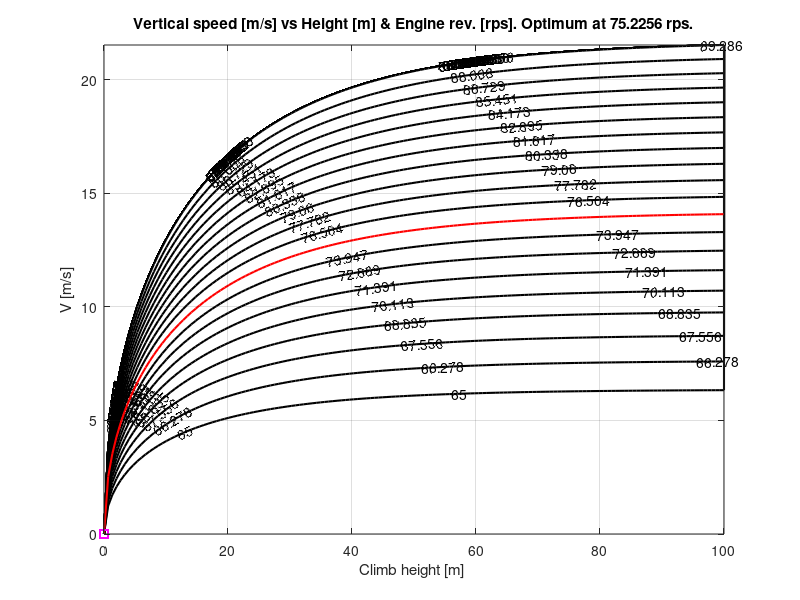
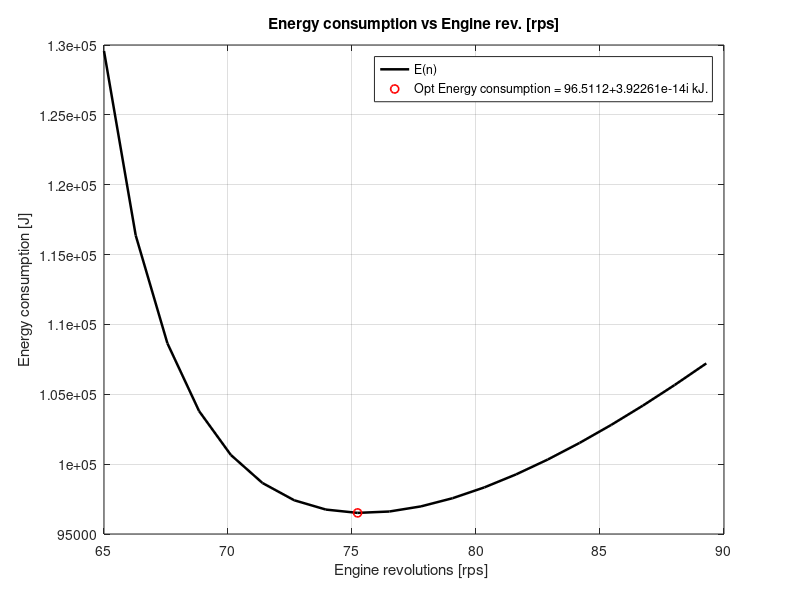
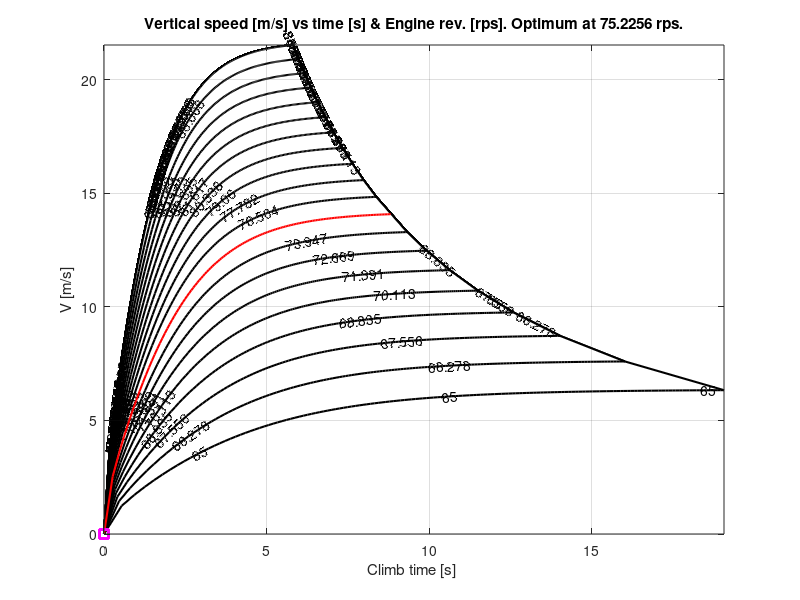
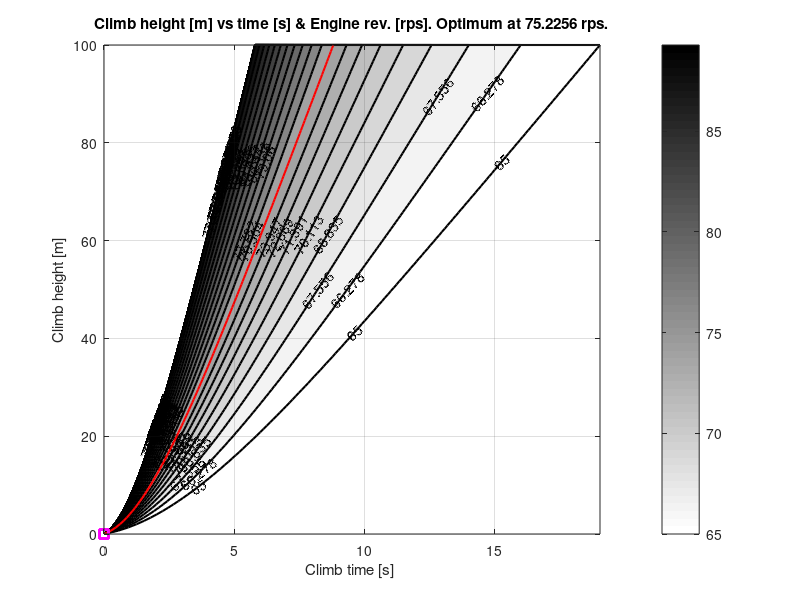

Write the MATLAB code that produced these figures, in order. (Note: this script raises an error after producing the figures.)
%% Code for solving Min Enegy consumption for a altitude difference for Vertical Take-off
clear all

close all



%% Aerodynamic model
alpha_V = -90*pi/180; % [º] Because of Vertical TO

p_CL_ac = [0.582;3.345731;-0.642635;-2.187085;0.713766;0.377985;-0.2946314;-0.004890;0.043976];


p_CD_ac = [0.08034; 0.0179749;3.715949;-0.852857;-2.376796;1.049514;0.53177; -0.485949; -0.0586846;0.0778734];


% Full model w.r.t angle of attack
CL = @(alpha) p_CL_ac(9)*alpha.^8+p_CL_ac(8)*alpha.^7 + p_CL_ac(7)*alpha.^6 + p_CL_ac(6)*alpha.^5 + p_CL_ac(5)*alpha.^4 + p_CL_ac(4)*alpha.^3 ...
    + p_CL_ac(3)*alpha.^2 + p_CL_ac(2)*alpha + p_CL_ac(1);

CD = @(alpha) p_CD_ac(10)*alpha.^9 + p_CD_ac(9)*alpha.^8 + p_CD_ac(8)*alpha.^7 + p_CD_ac(7)*alpha.^6 + p_CD_ac(6)*alpha.^5 + p_CD_ac(5)*alpha.^4 + p_CD_ac(4)*alpha.^3 ...
    + p_CD_ac(3)*alpha.^2 + p_CD_ac(2)*alpha + p_CD_ac(1);

%% Propulsive Model

CT0 =  0.089050757500461;
CT1 = -0.026659496766654;
CT2 = -0.162620845549081;


CP0 = 0.034214580122684;
CP1 = -0.002523708791417;
CP2 = 0.116121898742278;
CP3 = -0.248807360672063;
%% Loads and weight
mTOW = 21.39; % Maximum T-O Mass [kg]
g    = 9.81; % Gravity [m/s^2]
W     = mTOW*g;

S = 0.430279179101; % Reference surface [m^2]
rho   = 1.225;


%% Electric
tau = 0.2;
eta_m = 0.88*0.98*0.95; % Engine and electrical efficiency
mbatt = 7; %[kg]
e0    = 720e3; %[J/kg]
E     = e0*mbatt;  %[J] Total energy of the battery packs
N_eng = 2; % Number of engines
D     = 0.7112; % Propeller Diameter [m]

RPMMAX_APC = 150000; % Max RPM of AXI motors
D_inches = D*1000/25.4; % Diameter in inches
rps_max = RPMMAX_APC/(D_inches*60); % Max rps of the AXI motors w.r.t. the diameter

Pmax_Eng = 6.7e3; % Max Power per engine [kW]

Pmax = N_eng*Pmax_Eng;
%% Power
CP = @(V,n) CP3*V^3/(n^3*D^3)+CP2*V^2/(n^2*D^2)+CP1*V/(n*D)+CP0;

P = @(V,n) CP(V,n)*N_eng*rho*n^3*D^5;


%% Set deltaH (altitude difference)

deltaH = 100; %[m]

%%%%%%%%%%%%%%%%%%%%%%%%%%%%%%%%%%%%%%%%%%%%%%%%%%%%%%%%%%%%%%%%%%%%

%% First Method: Pseudo-Analytical with integrals:


% First, we define the constants:

a_int = rho*(N_eng*D^2*CT2-1/2*S*CD(alpha_V))/mTOW;
b_int = @(n) rho*(N_eng*n*D^3*CT1)/mTOW;
c_int = @(n) rho*(N_eng*n^2*D^4*CT0)/mTOW-g;



% Define vector for rps and deltaH:
Nlin = 20;
Hlin = 150;
n_v      = linspace(65,rps_max,Nlin);
% Start interpolation from known segment (IDEA)

deltaH_v = linspace(0,deltaH,Hlin);

%% Preallocate for speed
V_sol = zeros(Nlin,1);

H_v   = zeros(Hlin,1);
t_v   = zeros(Hlin,Nlin);
P_v   = zeros(Hlin,Nlin);
nflag = zeros(Hlin,1);
Vflag = zeros(Hlin,1);
Hflag = zeros(Hlin,1);
tflag = zeros(Hlin,1);
iiflag = zeros(Hlin,1);
jjflag = zeros(Hlin,1);



V_sol(1) = 0;
H_v  (1) = 0;
t_v  (1) = 0;
options = optimset('TolX',1e-5,'MaxIter',2000);

%% Start loop
for ii = 1:Nlin
    % Define revolutions at which we are flying
    n_input = n_v(ii);
    
    % Start climb from H = 0
    V00 = 0;
    V_0 = 0.5;
    
    % This flag is for calculating the point where the Power limitation is
    % exceeded, if it exists.
    exceedflag = 0;
    kk = 1;
    
    % To calculate Power at first instant
    P_v(1,ii) = P(0,n_input);
    
    for jj = 2:Hlin
        
        h_step = deltaH_v(jj)-deltaH_v(jj-1);
        
        % We calculate the analytical integral:
        % V_ev is the speed we are evaluating the function.
        fV_ev = @(V_ev,n) log(abs(a_int*V_ev^2+b_int(n)*V_ev+c_int(n)))/(2*a_int)-(b_int(n)*atan((2*a_int*V_ev+b_int(n))/sqrt(4*a_int*c_int(n)-b_int(n)^2)))...
            /(a_int*sqrt(4*a_int*c_int(n)-b_int(n)^2)) ;
        
        
        
        % Solve VF for a given RPM
        
        
        V_sol(jj,ii) = fsolve(@(V_ev) fV_ev(V_ev,n_input)- fV_ev(V00,n_input) - h_step,V_0,options);
        
        P_v (jj,ii) = P(V_sol(jj,ii),n_input);
        
        
        
        % For the next step, we start from a higher speed
        V00 = V_sol(jj,ii);
        % Update initial iterant
        V_0 = V_sol(jj,ii);
        H_v (jj) = h_step + H_v(jj-1);
        t_v (jj,ii) = h_step/V_sol(jj,ii) + t_v(jj-1,ii);
        
        %% We account if the mission is feasible in terms of Power
        if P_v(jj,ii) > Pmax && exceedflag == 0
            nflag(kk) = n_input;
            Vflag(kk) = V_sol(jj,ii);
            Hflag(kk) = H_v (jj);
            tflag(kk) = t_v (kk);
            iiflag(kk) = ii;
            jjflag(kk) = jj;
            exceedflag = 1;
            kk = kk+1;
            warning('POWER has been Exceeded')
        end
        
    end
    
end



%% Calculate Energy for each iteration

VF_sol = V_sol(end,:)';

% Define the constants of the Power function

ap_int = rho*N_eng*CP3*D^2/eta_m/(1-tau);
bp_int = @(n) rho*N_eng*CP2*n*D^3/eta_m/(1-tau);
cp_int = @(n) rho*N_eng*CP1*n^2*D^4/eta_m/(1-tau);
dp_int = @(n) rho*N_eng*CP0*n^3*D^5/eta_m/(1-tau);


f_Energy = @(V_E,n)-((-a_int^2*cp_int(n)+a_int*b_int(n)*bp_int(n)+a_int*c_int(n)*ap_int-b_int(n)^2*ap_int)*log(abs(a_int*V_E^2+b_int(n)*V_E+c_int(n))))/...
    (2*a_int^3)-((-a_int^2*dp_int(n)-(b_int(n)*(-a_int^2*cp_int(n)+a_int*b_int(n)*bp_int(n)+a_int*c_int(n)*ap_int-b_int(n)^2*ap_int))/(2*a_int)+c_int(n)*(a_int*bp_int(n)-b_int(n)*ap_int))...
    *atan((2*a_int*V_E+b_int(n))/(2*sqrt(a_int)*sqrt(c_int(n)-b_int(n)^2/(4*a_int)))))/(a_int^(5/2)*sqrt(c_int(n)-b_int(n)^2/(4*a_int)))...
    +(ap_int*V_E^2)/(2*a_int)+(bp_int(n)/a_int-(b_int(n)*ap_int)/a_int^2)*V_E;

E_v = zeros(Nlin,1);
for ii = 1:Nlin
    
    E_v (ii) =   f_Energy(VF_sol(ii),n_v(ii))-f_Energy(0,n_v(ii));
    
    
end

[minEv,indexminE] = min(E_v);

%% Calculate optimum rps solution

% RPS that give minimum Energy consumption
n_min = n_v(indexminE);


%% Define matrices for plot
Hmat = repmat(H_v',Nlin,1)';
nmat = repmat(n_v,Hlin,1);
tmat = repmat(t_v',Nlin,1)';

vect_cc_n = linspace(min(min(nmat)),max(max(nmat)),Nlin)';


figure(1)
[n_c,h_nmat_c] = contourf([Hmat(:,1:indexminE-1) Hmat(:,indexminE+1:Nlin)],...
    [V_sol(:,1:indexminE-1) V_sol(:,indexminE+1:Nlin)],[nmat(:,1:indexminE-1) nmat(:,indexminE+1:Nlin)],[vect_cc_n(1:indexminE-1); vect_cc_n(indexminE+1:Nlin)],'k','LineWidth',1.5);
clabel(n_c,h_nmat_c)
hold on
plot (Hmat(:,indexminE),V_sol(:,indexminE),'r','LineWidth',1.5);
plot (Hflag,Vflag,'sm');
colormap(flipud(colormap('white')))
grid on
Title1 = strcat(['Vertical speed [m/s] vs Height [m] & Engine rev. [rps]. Optimum at ' num2str(n_min) ' rps.']);
title(Title1)
xlabel('Climb height [m] ')
ylabel('V [m/s]')
caxis([min(min(nmat)) max(max(nmat))]); %%%%%%%%%%%%%%%



figure(2)

plot(n_v,E_v,'k','LineWidth',1.8)
grid on
hold on
plot(n_min,minEv,'or','LineWidth',1.2)
xlabel('Engine revolutions [rps] ')
ylabel('Energy consumption [J]')
Title2 = strcat('Energy consumption vs Engine rev. [rps]');
title(Title2)
legend('E(n)',['Opt Energy consumption = ' num2str(minEv/1000) ' kJ.'],'Location','best')

figure(3)

[n_c2,t_nmat_c] = contourf([tmat(:,1:indexminE-1) tmat(:,indexminE+1:Nlin)],...
    [V_sol(:,1:indexminE-1) V_sol(:,indexminE+1:Nlin)],[nmat(:,1:indexminE-1) nmat(:,indexminE+1:Nlin)],[vect_cc_n(1:indexminE-1); vect_cc_n(indexminE+1:Nlin)],'k','LineWidth',1.5);
clabel(n_c2,t_nmat_c)
colormap(flipud(colormap('white')))
hold on
plot (tmat(:,indexminE),V_sol(:,indexminE),'r','LineWidth',1.5);
plot (tflag,Vflag,'sm','LineWidth',1.5);
grid on
Title3 = strcat(['Vertical speed [m/s] vs time [s] & Engine rev. [rps]. Optimum at ' num2str(n_min) ' rps.']);
title(Title3)
xlabel('Climb time [s] ')
ylabel('V [m/s]')
caxis([min(min(nmat)) max(max(nmat))]); %%%%%%%%%%%%%%%


figure(4)

[n_c3,ht_nmat_c] = contourf([tmat(:,1:indexminE-1) tmat(:,indexminE+1:Nlin)],...
    [Hmat(:,1:indexminE-1) Hmat(:,indexminE+1:Nlin)],[nmat(:,1:indexminE-1) nmat(:,indexminE+1:Nlin)],[vect_cc_n(1:indexminE-1); vect_cc_n(indexminE+1:Nlin)],'k','LineWidth',1.5);
clabel(n_c3,ht_nmat_c)
colormap(flipud(colormap('gray')))
hold on
plot (tmat(:,indexminE),Hmat(:,indexminE),'r','LineWidth',1.5);
plot (tflag,Hflag,'sm','LineWidth',1.5);

grid on
Title3 = strcat(['Climb height [m] vs time [s] & Engine rev. [rps]. Optimum at ' num2str(n_min) ' rps.']);
title(Title3)
xlabel('Climb time [s] ')
ylabel('Climb height [m]')
sidebar = colorbar;  %%%%%%%%%%%%%%%%%%%
sidebar.Label.FontSize = 11;   %%%%%%%%%%%%%%%%%%%
sidebar.Label.FontWeight = 'bold';   %%%%%%%%%%%%%%%%%%%
sidebar.Label.Position(1) = 2;   %%%%%%%%%%%%%%%%%%%
caxis([min(min(nmat)) 1.2*max(max(nmat))]); %%%%%%%%%%%%%%%

figure(5)
[n_c,P_nmat_c] = contourf([Hmat(:,1:indexminE-1) Hmat(:,indexminE+1:Nlin)],...
    [P_v(:,1:indexminE-1) P_v(:,indexminE+1:Nlin)],[nmat(:,1:indexminE-1) nmat(:,indexminE+1:Nlin)],[vect_cc_n(1:indexminE-1); vect_cc_n(indexminE+1:Nlin)],'k','LineWidth',1.5);
clabel(n_c,P_nmat_c)
hold on
plot (Hmat(:,indexminE),P_v(:,indexminE),'r','LineWidth',1.5);
yline(Pmax,'-.b','LineWidth',2);
colormap(flipud(colormap('white')))
grid on
Title1 = strcat(['Power consumption [W] vs Height [m] & Engine rev. [rps]. Optimum at ' num2str(n_min) ' rps.']);
title(Title1)
xlabel('Climb height [m] ')
ylabel('Power [W]')
caxis([min(min(nmat)) max(max(nmat))]); %%%%%%%%%%%%%%%

